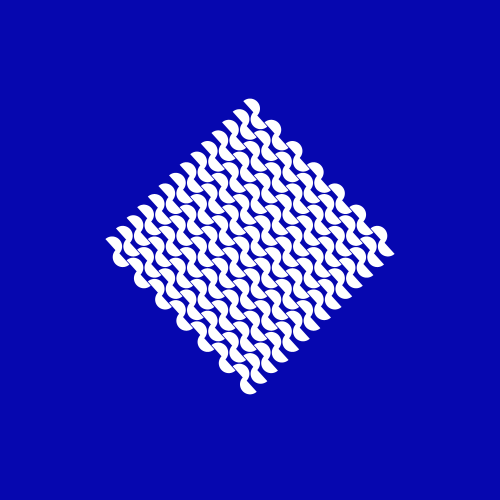
Frame 1 (no input)
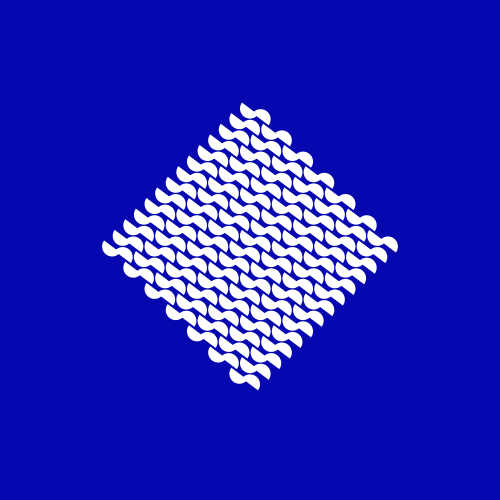
Frame 60 (the mouse pressed at the canvas centre just before this capture)
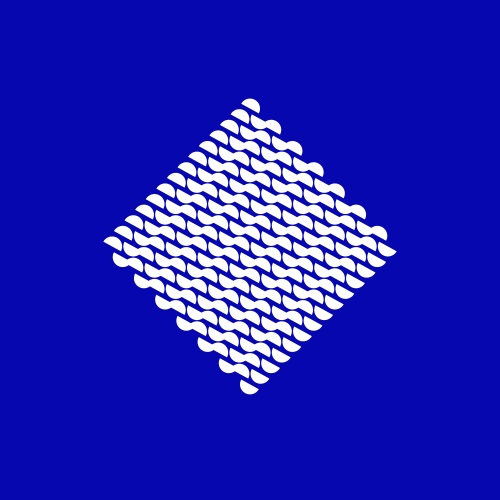
Frame 120 (the mouse held since frame 60 and released just before this capture)

The Processing sketch that drew these frames (run headless with seeded random() and noise(); from frame 60 on, the mouse is pressed at the canvas centre):

// Processing sketch: sketch_31072017
// ── sketch_31072017.pde
ArrayList<halfCircle>halfC;
float rotation;

void setup(){
  size(500,500);
  smooth();
  fill(255);
  noStroke();
  halfC = new ArrayList<halfCircle>();
  for(int x = -100; x <= 100; x+=15){
    rotation+=PI;
    for(int y = -100; y <= 100; y+=15){
      halfC.add(new halfCircle(x,y, rotation));
    }
  }
}

void draw(){
  background(6,7,175);
  translate(width/2, height/2);
  rotate(QUARTER_PI);
   for(halfCircle hc : halfC){
     hc.display();
   }
}
// ── halfCircle.pde
class halfCircle{
  float x, y;
  float r;
  float speed = 0.05;
  halfCircle(float _x, float _y, float _r){
    x = _x;
    y = _y;
    r = _r;
  }
  
  void display(){
    r = r + speed;
    pushMatrix();
    translate(x,y);
    rotate(r);
    beginShape();
    for(int i = 0; i<=100; i++){
      float angle = map(i, 0, 100, 0, PI);
      float x1 = 10 * cos(angle);
      float y1 = 10 * sin(angle);
      vertex(x1, y1);
    }
    endShape();
    popMatrix();
  }
}
